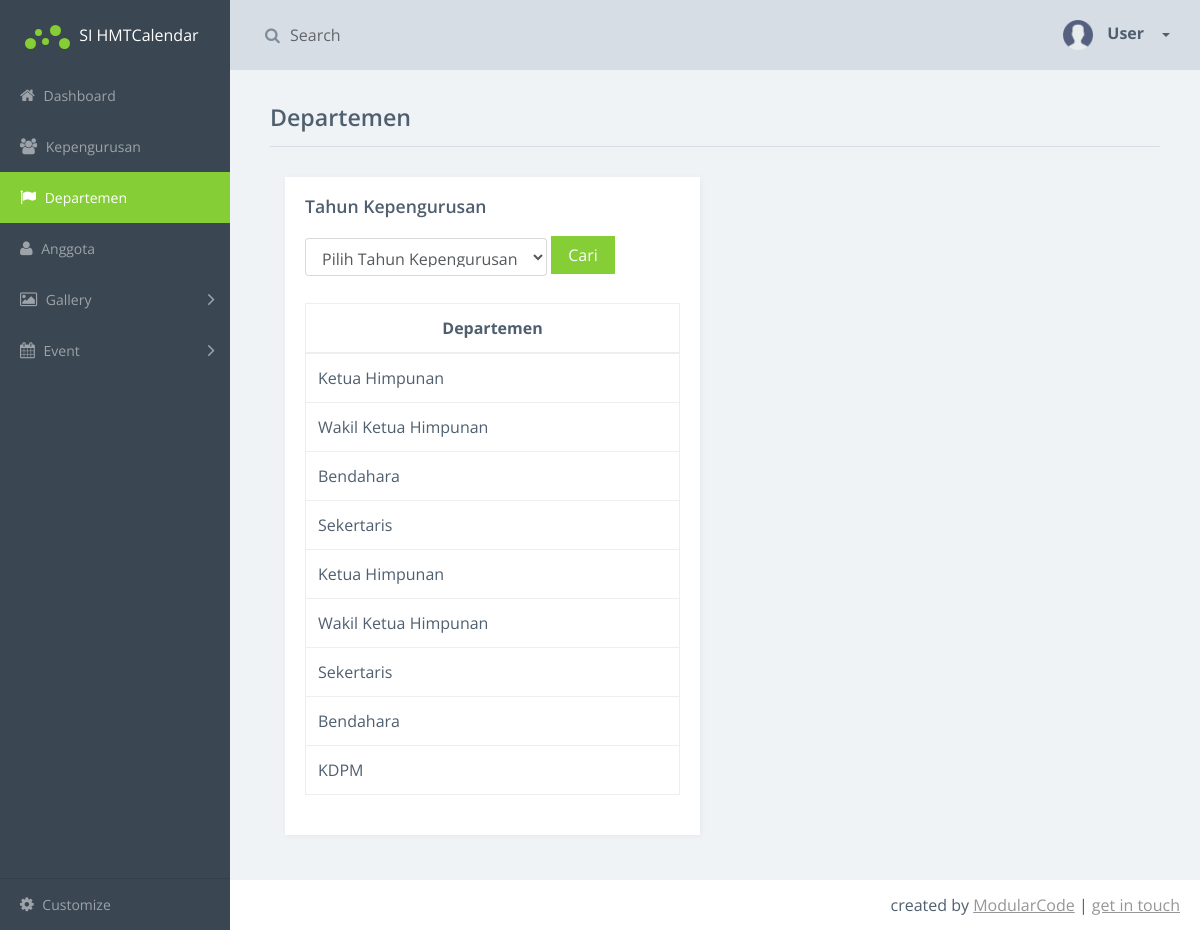
Page /index.php/departemen_controller/get_tahun on the earlier database version.
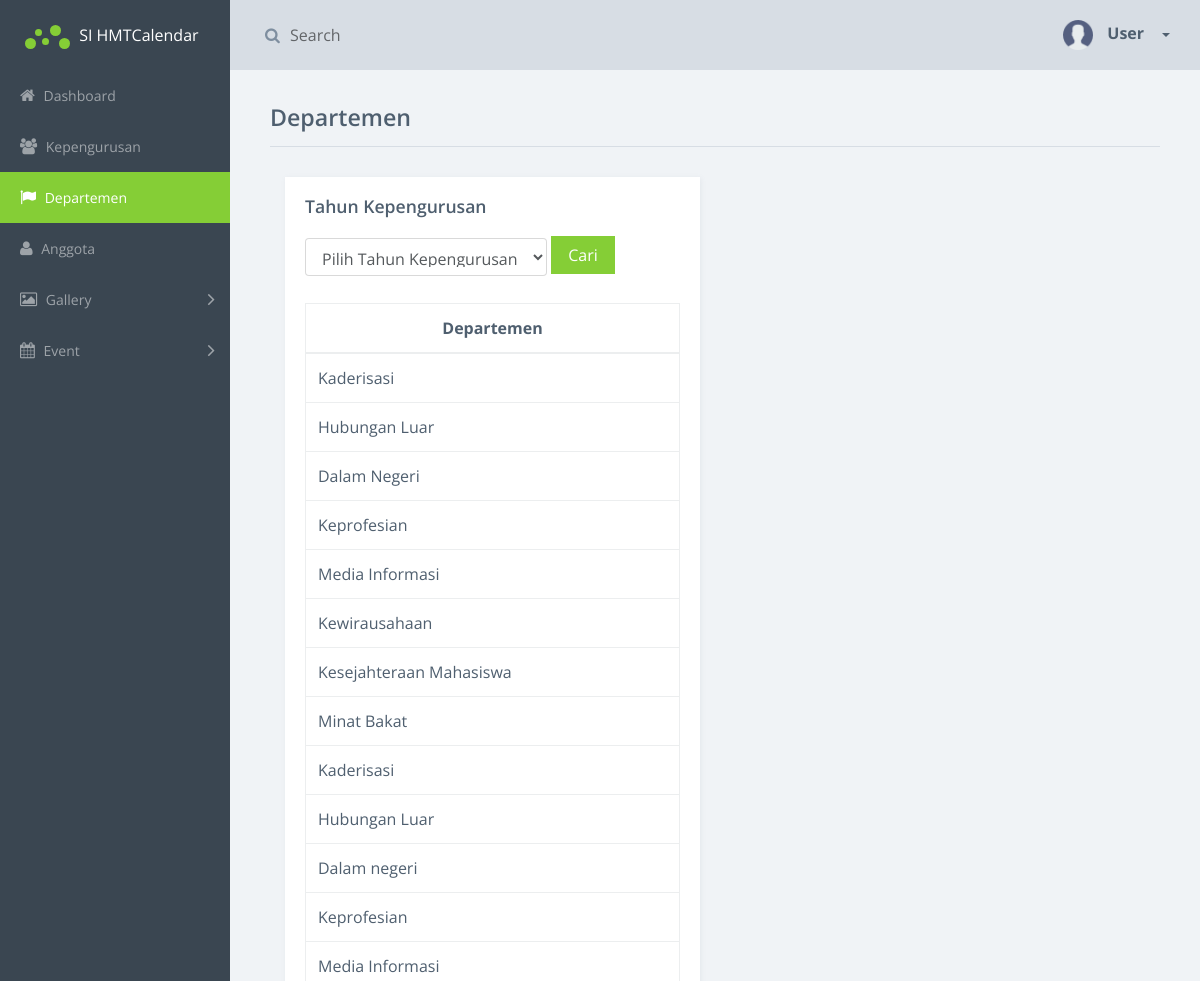
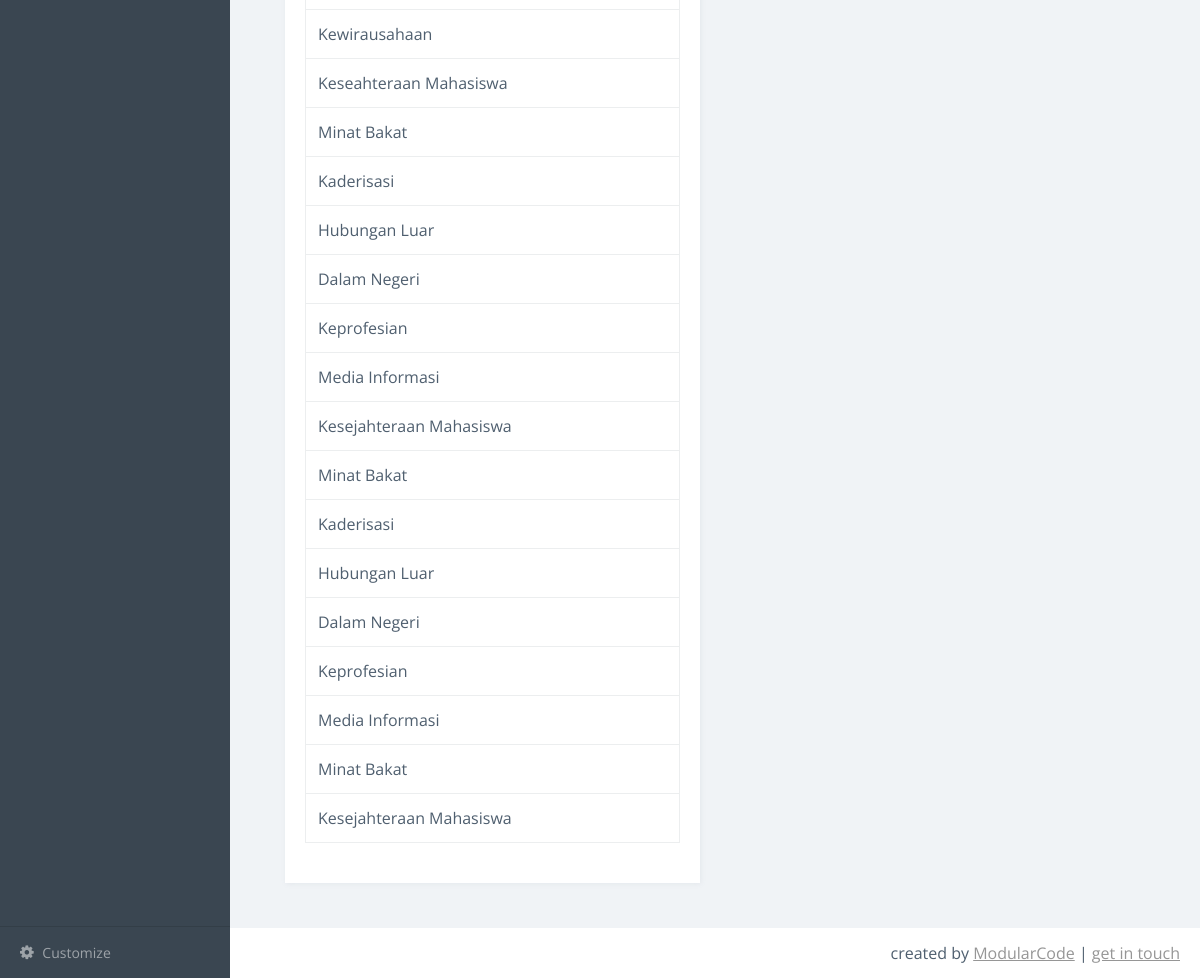
Same page on the later database version (2 pictures, top to bottom).
### tables this page shows
CREATE TABLE IF NOT EXISTS `departemen` (
`id_departemen` int(11) NOT NULL,
  `id_kepengurusan` int(11) DEFAULT NULL,
  `nama_departemen` varchar(50) DEFAULT NULL
);

### application/controllers/departemen_controller.php (called while the page is built, shortened)
<?php
class departemen_controller extends CI_Controller {
	public function get_tahun()
	{
		$data['listkepengurusan'] = $this->Kepengurusan->list_kepengurusan();
		$tahun = $this->input->post('id_kepengurusan');
		$data['listdepartemen'] = $this->Departemen->get_id($tahun);
		$this->load->view('user/get_departemen' , $data);
	}
}

### index.php (called while the page is built, shortened)
<?php
require_once BASEPATH.'core/CodeIgniter.php';

### application/models/Departemen.php (called while the page is built, shortened)
<?php
class Departemen extends CI_Model{
	public function get_id($tahun){
		if($tahun == 0)
		{
			$list = $this->db->query("select * from departemen");
			return $list->result();
		}
		else{
			$list = $this->db->query("select * from departemen where id_kepengurusan= $tahun");
			return $list->result();
		}
	}
}

### application/views/user/get_departemen.php (the view, shortened to what this page needs)
<!doctype html>
<html class="no-js" lang="en">
    <head>
        <link rel="stylesheet" href="<?php echo base_url() ?>css/vendor.css">
    </head>
    <body>
        <div class="main-wrapper">
            <div class="app" id="app">
                <header class="header">
                    <div class="header-block header-block-search hidden-sm-down">
                        <form role="search">
                            <div class="input-container"> <i class="fa fa-search"></i> <input type="search" placeholder="Search">
                            </div>
                        </form>
                    </div>
                    <div class="header-block header-block-nav">
                        <ul class="nav-profile">
                            <li class="profile dropdown">
                                <a class="nav-link dropdown-toggle" data-toggle="dropdown" href="#" role="button" aria-haspopup="true" aria-expanded="false">
                                    <div class="img" style="background-image: url('assets/user.png')"> </div> <span class="name">
    			      User
    			    </span> </a>
                            </li>
                        </ul>
                    </div>
                </header>
                <aside class="sidebar">
                    <div class="sidebar-container">
                        <div class="sidebar-header">
                            <div class="brand">
                                <div class="logo"> <span class="l l1"></span> <span class="l l2"></span> <span class="l l3"></span> <span class="l l4"></span> <span class="l l5"></span> </div> SI HMTCalendar </div>
                        </div>
                       <nav class="menu">
                            <ul class="nav metismenu" id="sidebar-menu">
                                <li>
                                    <a href="<?php echo base_url('user'); ?>"> <i class="fa fa-home"></i> Dashboard </a>
                                </li>
                                <li>
                                    <a href="<?php echo base_url('list_kepengurusan'); ?>"> <i class="fa fa-group"></i> Kepengurusan </a>
                                </li>
                                <li class="active">
                                    <a href="<?php echo base_url('list_departemen'); ?>"> <i class="fa fa-flag"></i> Departemen </a>
                                </li>
                                <li>
                                    <a href="<?php echo base_url('list_anggota'); ?>"> <i class="fa fa-user"></i> Anggota </a>
                                </li>
                                <li>
                                    <a href=""> <i class="fa fa-picture-o"></i> Gallery <i class="fa arrow"></i> </a>
                                </li>
                                <li>
                                    <a href=""> <i class="fa fa-calendar"></i> Event <i class="fa arrow"></i> </a>
                                </li>
                            </ul>
                        </nav>
                    </div>
                    <footer class="sidebar-footer">
                        <ul class="nav metismenu" id="customize-menu">
                            <li>
                                <a href=""> <i class="fa fa-cog"></i> Customize </a>
                            </li>
                        </ul>
                    </footer>
                </aside>
                <article class="content static-tables-page">
                    <div class="title-block">
                        <h1 class="title"> Departemen </h1>
                    </div>
                    <section class="section">
		                <div class="row sameheight-container" id="dropdown-right">
		                    <div class="col-sm-6">
		                        <div class="card card-block sameheight-item" id="dropdown-right">
		                            <div class="title-block">
		                                <h3 class="title"> Tahun Kepengurusan </h3>
		                            </div>
                                <?php
                                  $attributes = array('class' => 'form-inline');
                                  echo form_open(base_url()."show_departemen", $attributes); ?>
                            			<div class="form-group">
                                    <select class="form-control" name="id_kepengurusan">
											                <option selected value='0'>Pilih Tahun Kepengurusan</option>
										                </select>
                                    <?php
                                      $submit = array ("type"=>"submit","value" => "Cari", "class" => "btn btn-primary");
                                      echo form_submit($submit);
                                    ?>
                                  </div>
									              <?php echo form_close('') ?>
                                <br>
                                    <section class="example">
                                            <table class="table table-bordered">
                                                <thead>
                                                        <th style="width: 20%">Departemen</th>
                                                </thead>
                                                <tbody>
                                                  <?php if(count($listdepartemen) > 0){
                                                    foreach ($listdepartemen as $row) {
                                                      echo "
                                                      <tr>
                                                          <td>$row->nama_departemen</td>
                                                      </tr>";}
                                                  }
                                                  else{
                                                    echo "
                                                    <tr>
                                                      <p style='color:red; text-align: center;'> Data tidak ditemukan! </p>
                                                    </tr>";
                                                  }
                                                  ?>
                                                </tbody>
                                            </table>
                                    </section>
                        		 </div>
                    		</div>
                     </div>
                    </section>
                </article>
                <footer class="footer">
                    <div class="footer-block buttons"> <iframe class="footer-github-btn" src="https://ghbtns.com/github-btn.html?user=modularcode&repo=modular-admin-html&type=star&count=true" frameborder="0" scrolling="0" width="140px" height="20px"></iframe> </div>
                    <div class="footer-block author">
                        <ul>
                            <li> created by <a href="https://github.com/modularcode">ModularCode</a> </li>
                            <li> <a href="https://github.com/modularcode/modular-admin-html#get-in-touch">get in touch</a> </li>
                        </ul>
                    </div>
                </footer>
            </div>
        </div>
    </body>
</html>

### application/views/user/get_departemen.php (style rules this page uses)
th { text-align: center; }
#dropdown-right { margin-left: 0%; margin-right: -0%; }
.header .header-block-nav .profile .img { background-color: #d7dde4; }

Differences in the rows shown:
changed departemen (number 1 of 30 on the later page): nama_departemen "Ketua Himpunan" → "Kaderisasi"
changed departemen (number 2 of 30 on the later page): nama_departemen "Wakil Ketua Himpunan" → "Hubungan Luar"
changed departemen (number 3 of 30 on the later page): nama_departemen "Bendahara" → "Dalam Negeri"
changed departemen (number 4 of 30 on the later page): nama_departemen "Sekertaris" → "Keprofesian"
changed departemen (number 5 of 30 on the later page): nama_departemen "Ketua Himpunan" → "Media Informasi"
changed departemen (number 6 of 30 on the later page): nama_departemen "Wakil Ketua Himpunan" → "Kewirausahaan"
changed departemen (number 7 of 30 on the later page): nama_departemen "Sekertaris" → "Kesejahteraan Mahasiswa"
changed departemen (number 8 of 30 on the later page): nama_departemen "Bendahara" → "Minat Bakat"
added departemen: nama_departemen "Kaderisasi"
changed departemen (number 10 of 30 on the later page): nama_departemen "KDPM" → "Hubungan Luar"
added departemen: nama_departemen "Dalam negeri"
added departemen: nama_departemen "Keprofesian"
added departemen: nama_departemen "Media Informasi"
added departemen: nama_departemen "Kewirausahaan"
added departemen: nama_departemen "Keseahteraan Mahasiswa"
added departemen: nama_departemen "Minat Bakat"
added departemen: nama_departemen "Kaderisasi"
added departemen: nama_departemen "Hubungan Luar"
added departemen: nama_departemen "Dalam Negeri"
added departemen: nama_departemen "Keprofesian"
added departemen: nama_departemen "Media Informasi"
added departemen: nama_departemen "Kesejahteraan Mahasiswa"
added departemen: nama_departemen "Minat Bakat"
added departemen: nama_departemen "Kaderisasi"
added departemen: nama_departemen "Hubungan Luar"
added departemen: nama_departemen "Dalam Negeri"
added departemen: nama_departemen "Keprofesian"
added departemen: nama_departemen "Media Informasi"
added departemen: nama_departemen "Minat Bakat"
added departemen: nama_departemen "Kesejahteraan Mahasiswa"
